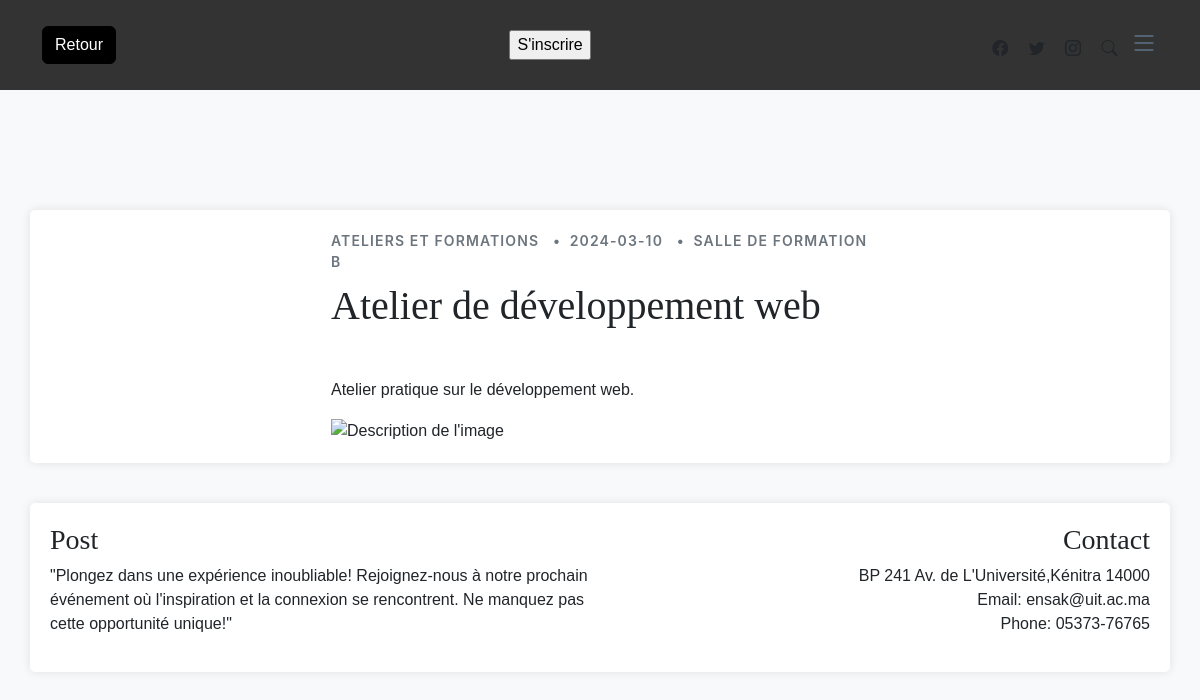
Screenshot of /detail.php?id=2 with the database file from the repository.
### tables this page shows
CREATE TABLE `evenements` (
  `id_evenements` int(11) NOT NULL,
  `titre` varchar(255) DEFAULT NULL,
  `description` text DEFAULT NULL,
  `date` date DEFAULT NULL,
  `lieu` varchar(255) DEFAULT NULL,
  `categorie` varchar(255) DEFAULT NULL,
  `id_admin` int(11) DEFAULT NULL,
  `image` varchar(250) DEFAULT NULL,
  `notification_sent` tinyint(1) NOT NULL DEFAULT 0
);

### detail.php (the view, shortened to what this page needs)
<?php
include 'connexion.php';
if (isset($_GET['id'])) {
    $id_evenements = $_GET['id'];
} else {
    echo "ID de l'événement non spécifié.";
    exit;
}
$query = "SELECT * FROM evenements WHERE id_evenements = $id_evenements";
$result = $link->query($query);
if ($row = $result->fetch_assoc()) {
    $titre = $row['titre'];
    $description = $row['description'];
    $categorie = $row['categorie'];
    $date = $row['date'];
    $image = $row['image'];
    $lieu = $row['lieu'];
} else {
    echo "Événement non trouvé.";
    exit;
}
?>
<!DOCTYPE html>
<html lang="en">
<head>
    <link href="assets/vendor/bootstrap/css/bootstrap.min.css" rel="stylesheet">
    <link href="assets/vendor/bootstrap-icons/bootstrap-icons.css" rel="stylesheet">
    <link href="assets/vendor/swiper/swiper-bundle.min.css" rel="stylesheet">
    <link href="assets/vendor/glightbox/css/glightbox.min.css" rel="stylesheet">
    <link href="assets/vendor/aos/aos.css" rel="stylesheet">
    <link href="assets/css/variables.css" rel="stylesheet">
    <link href="assets/css/main.css" rel="stylesheet">
</head>
<body>
    <header class="header d-flex align-items-center fixed-top">
        <div class="container-fluid container-xl d-flex align-items-center justify-content-between">
            <a href="index.php" class="btn btn-primary">Retour</a>
            <form action="detail.php?id=<?php echo $id_evenements; ?>" method="post">
            <input type="submit" name="inscription_submit" value="S'inscrire">
            </form>
            <div class="position-relative">
                <a href="#" class="mx-2"><span class="bi-facebook"></span></a>
                <a href="#" class="mx-2"><span class="bi-twitter"></span></a>
                <a href="#" class="mx-2"><span class="bi-instagram"></span></a>
                <a href="#" class="mx-2 js-search-open"><span class="bi-search"></span></a>
                <i class="bi bi-list mobile-nav-toggle"></i>
                </div>
            </div>
    </header>
    <main id="main">
        <section class="single-post-content">
            <div class="container">
                <div class="row">
                    <div class="col-md-6 mx-auto" data-aos="fade-up">
                        <div class="single-post">
                            <div class="post-meta">
                                <span class="date"><?php echo $categorie; ?></span>
                                <span class="mx-1">&bullet;</span>
                                <span><?php echo $date; ?></span>
                                <span class="mx-1">&bullet;</span>
                                <span><?php echo $lieu; ?></span>
                            </div>
                            <h1 class="mb-5"><?php echo $titre; ?></h1>
                            <p><?php echo $description; ?></p>
                            <img src="photo1/<?php echo $image; ?>" alt="Description de l'image">
                        </div>
                    </div>
                </div>
            </div>
        </section>
    </main>
    <footer id="footer">
        <div class="container">
            <div class="row">
            <div class="col-lg-6 text-lg-start text-center">
                    <h3>Post</h3>
                    <p>
"Plongez dans une expérience inoubliable! Rejoignez-nous à notre prochain événement où l'inspiration et la connexion se rencontrent. Ne manquez pas cette opportunité unique!"
                    </p>
                </div>
                <div class="col-lg-6 text-lg-end text-center">
                    <h3>Contact</h3>
                    <p>
                    BP 241 Av. de L'Université,Kénitra 14000<br>
                        Email: ensak@uit.ac.ma<br>
                        Phone: 05373-76765
                    </p>
                </div>
            </div>
        </div>
    </footer>
</body>
</html>

### assets/css/variables.css (style rules this page uses)
:root { --font-default: 'EB Garamond', system-ui, -apple-system, "Segoe UI", Roboto, "Helvetica Neue", Arial, "Noto Sans", "Liberation Sans", sans-serif, "Apple Color Emoji", "Segoe UI Emoji", "Segoe UI Symbol", "Noto Color Emoji"; --font-primary: 'EB Garamond', serif; --font-secondary: 'Inter', sans-serif; --color-default: #212529; --color-default-rgb: 33, 37, 41; --color-links: #212529; --color-links-hover: #15171a; --color-primary: #212529; --color-primary-light: #26282c; --color-primary-dark: #0b0c0e; --color-primary-rgb: 33, 37, 41; --color-primary-light-rgb: 38, 40, 44; --color-primary-dark-rgb: 11, 12, 14; --color-secondary: #596d80; --color-secondary-light: #8498aa; --color-secondary-dark: #404f5c; --color-secondary-rgb: 89, 109, 128; --color-secondary-light-rgb: 132, 152, 170; --color-secondary-dark-rgb: 64, 79, 92; --color-blue: #0d6efd; --color-blue-rgb: 13, 110, 253; --color-indigo: #6610f2; --color-indigo-rgb: 102, 16, 242; --color-purple: #6f42c1; --color-purple-rgb: 111, 66, 193; --color-pink: #f3268c; --color-pink-rgb: 243, 38, 140; --color-red: #df1529; --color-red-rgb: 223, 21, 4; --color-orange: #fd7e14; --color-orange-rgb: 253, 126, 20; --color-yellow: #ffc107; --color-yellow-rgb: 255, 193, 7; --color-green: #059652; --color-green-rgb: 5, 150, 82; --color-teal: #20c997; --color-teal-rgb: 32, 201, 151; --color-cyan: #0dcaf0; --color-cyan-rgb: 13, 202, 240; --color-white: #ffffff; --color-white-rgb: 255, 255, 255; --color-gray: #6c757d; --color-gray-rgb: 108, 117, 125; --color-black: #000000; --color-black-rgb: 0, 0, 0; }
:root { --bs-blue: var(--color-blue); --bs-indigo: var(--color-indigo); --bs-purple: var(--color-purple); --bs-pink: var(--color-pink); --bs-red: var(--color-red); --bs-orange: var(--color-orange); --bs-yellow: var(--color-yellow); --bs-green: var(--color-green); --bs-teal: var(--color-teal); --bs-cyan: var(--color-cyan); --bs-white: var(--color-white); --bs-gray: var(--color-gray); --bs-gray-dark: #343a40; --bs-gray-100: #f8f9fa; --bs-gray-200: #e9ecef; --bs-gray-300: #dee2e6; --bs-gray-400: #ced4da; --bs-gray-500: #adb5bd; --bs-gray-600: #6c757d; --bs-gray-700: #495057; --bs-gray-800: #343a40; --bs-gray-900: #212529; --bs-primary: var(--color-blue); --bs-secondary: var(--color-blue); --bs-success: #198754; --bs-info: #0dcaf0; --bs-warning: #ffc107; --bs-danger: #dc3545; --bs-light: #f8f9fa; --bs-dark: #212529; --bs-primary-rgb: var(--color-primary-rgb); --bs-secondary-rgb: var(--color-secondary-rgb); --bs-success-rgb: 25, 135, 84; --bs-info-rgb: 13, 202, 240; --bs-warning-rgb: 255, 193, 7; --bs-danger-rgb: 220, 53, 69; --bs-light-rgb: 248, 249, 250; --bs-dark-rgb: 33, 37, 41; --bs-white-rgb: var(--color-white-rgb); --bs-black-rgb: var(--color-black-rgb); --bs-body-color-rgb: var(--color-default-rgb); --bs-body-bg-rgb: 255, 255, 255; --bs-font-sans-serif: var(--font-default); --bs-font-monospace: SFMono-Regular, Menlo, Monaco, Consolas, "Liberation Mono", "Courier New", monospace; --bs-gradient: linear-gradient(180deg, rgba(255, 255, 255, 0.15), rgba(255, 255, 255, 0)); --bs-body-font-family: var(--font-default); --bs-body-font-size: 1rem; --bs-body-font-weight: 400; --bs-body-line-height: 1.5; --bs-body-color: var(--color-default); --bs-body-bg: #fff; }

### assets/css/main.css (style rules this page uses)
:root { scroll-behavior: smooth; }
body { color: rgba(var(--color-primary-rgb), 1); }
a { color: var(--color-links); text-decoration: none; }
h1, h2, h3, h4, h5, h6 { font-family: var(--font-primary); }
#main { margin-top: 90px; }
section { padding: 40px 0; overflow: hidden; }
.btn.btn-primary { background-color: var(--color-black); color: var(--color-white); border-color: var(--color-black); }
.header { height: 90px; transition: all 0.5s; z-index: 997; background: #f2f2f2; }
section { scroll-margin-top: 70px; }
.mobile-nav-toggle { display: none; }
@media (max-width: 1279px) { .mobile-nav-toggle { display: inline-block; color: var(--color-secondary); font-size: 28px; cursor: pointer; line-height: 0; transition: 0.5s; } }
.post-meta { font-size: 11px; letter-spacing: 0.07rem; text-transform: uppercase; font-weight: 600; font-family: var(--font-secondary); color: rgba(var(--color-black-rgb), 0.4); margin-bottom: 10px; }

### rows the page displays
evenements: categorie "ATELIERS ET FORMATIONS", date "2024-03-10", lieu "SALLE DE FORMATION B", titre "Atelier de développement web", description "Atelier pratique sur le développement web."
